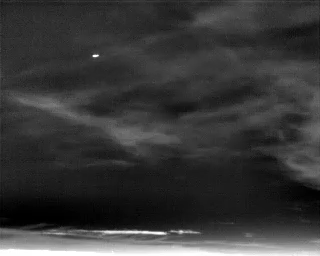
#> input picture AIRPLANE_000231.png, 320 x 256 px, found by its file name
$ jupyter execute Untitled2.ipynb
#> lines starting #> are read from the running program, lines starting #| are printed output that depends on the picture
[cell 1]
import cv2
import numpy as np
import matplotlib.pyplot as plt

[cell 2]
img = cv2.imread("Pictures/AIRPLANE_000231.png", cv2.IMREAD_GRAYSCALE).astype(np.float32)
#> img: shape (256, 320) float32; min 0, max 255, mean 55.6

plt.figure(figsize=(12, 4))
plt.plot(1, 3, 1)
plt.imshow(img, cmap='gray')
plt.title("Original IR Image")
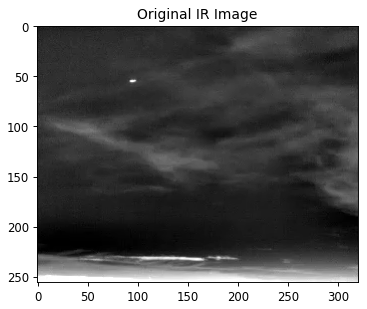
#> figure drawn by matplotlib, 1 panel

[cell 3]
blurred = cv2.GaussianBlur(img, (21, 21), 0)

foreground = img - blurred
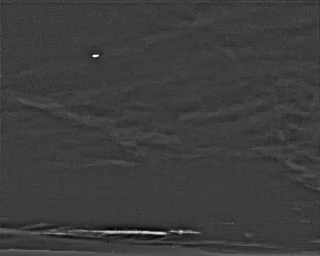
#> foreground: shape (256, 320) float32; min -53.64, max 168.2, mean 0; drawn with min black and max white

norm = cv2.normalize(foreground, None, 0, 255, cv2.NORM_MINMAX)
norm = norm.astype(np.uint8)

plt.plot(1, 3, 2)
plt.imshow(norm, cmap='gray')
plt.title("After Background Subtraction")
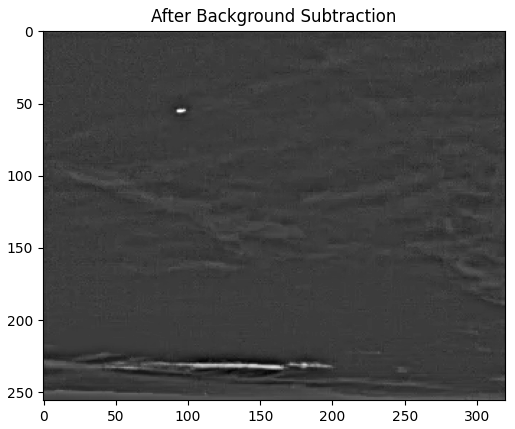
#> figure drawn by matplotlib, 1 panel
